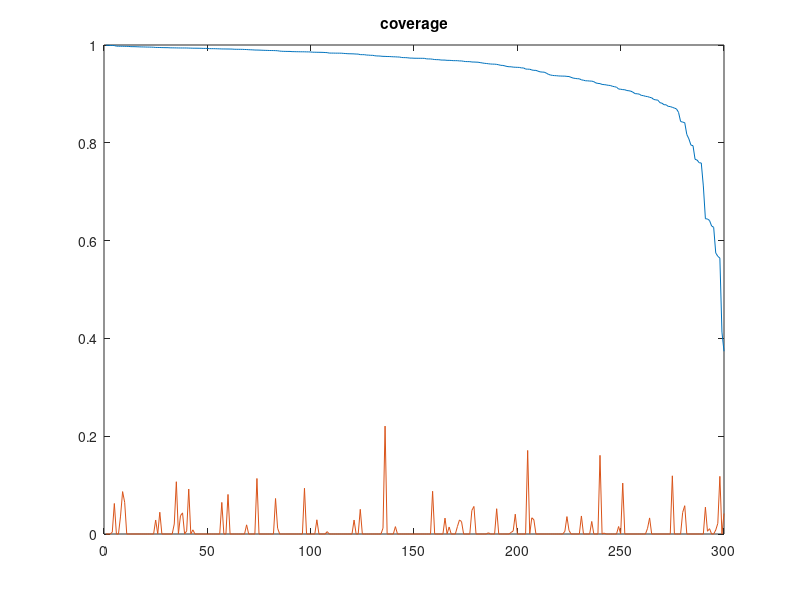
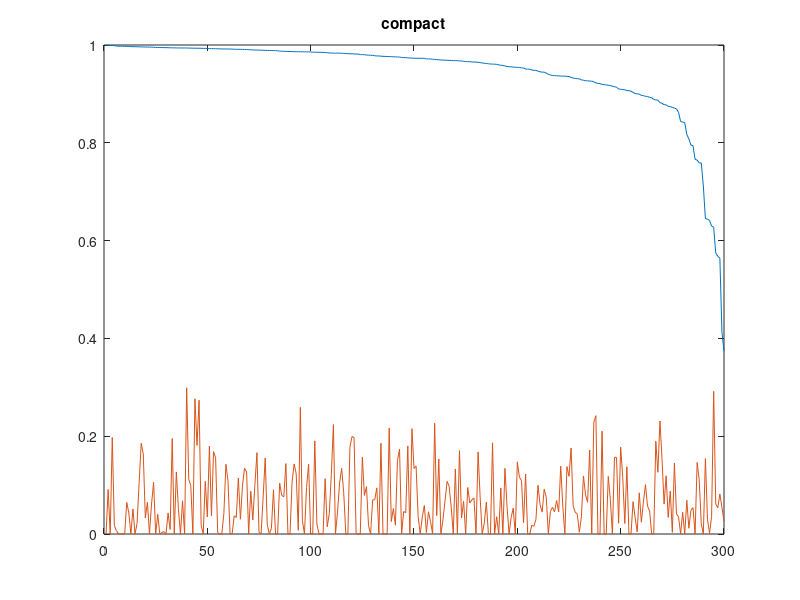
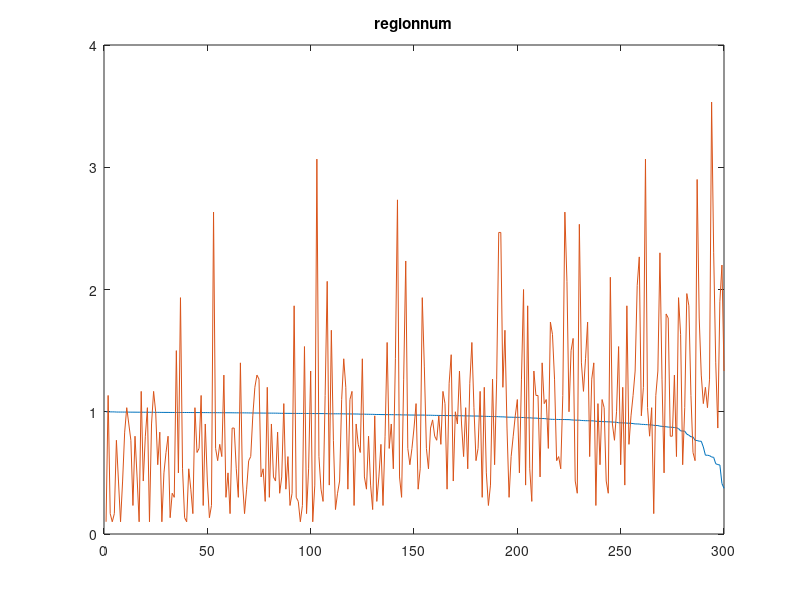
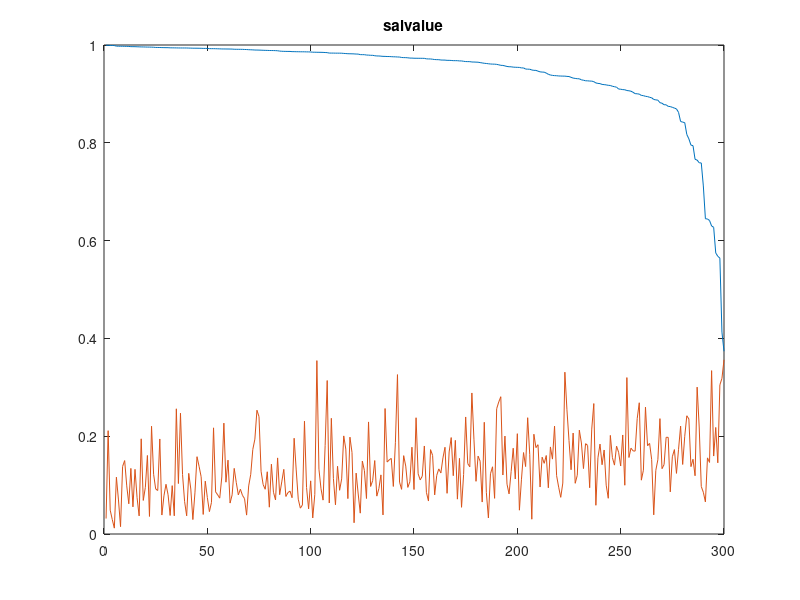

Recreate these plots in MATLAB, in order.
clear;
load('original_on_bsd.mat');
features = {'coverage','compact','regionnum','salvalue','colour'};
sorted_gt = sort(gtresults,'descend');
for idx = 1:5
	penalty = unsuper_feature(:,idx);
	resort_penal = zeros(length(penalty),1);
	for i = 1:length(sorted_gt)
		location = find(gtresults==sorted_gt(i));
		resort_penal(i) = penalty(location);
	end
	x = 1:300;
	plot(x,sorted_gt,x,resort_penal);
	title(features(idx));
    figure;
end

% coverage = unsuper_feature(:,1);
% compact = unsuper_feature(:,2);
% regionnum = unsuper_feature(:,3);
% salvalue = unsuper_feature(:,4);
% colour = unsuper_feature(:,5);

